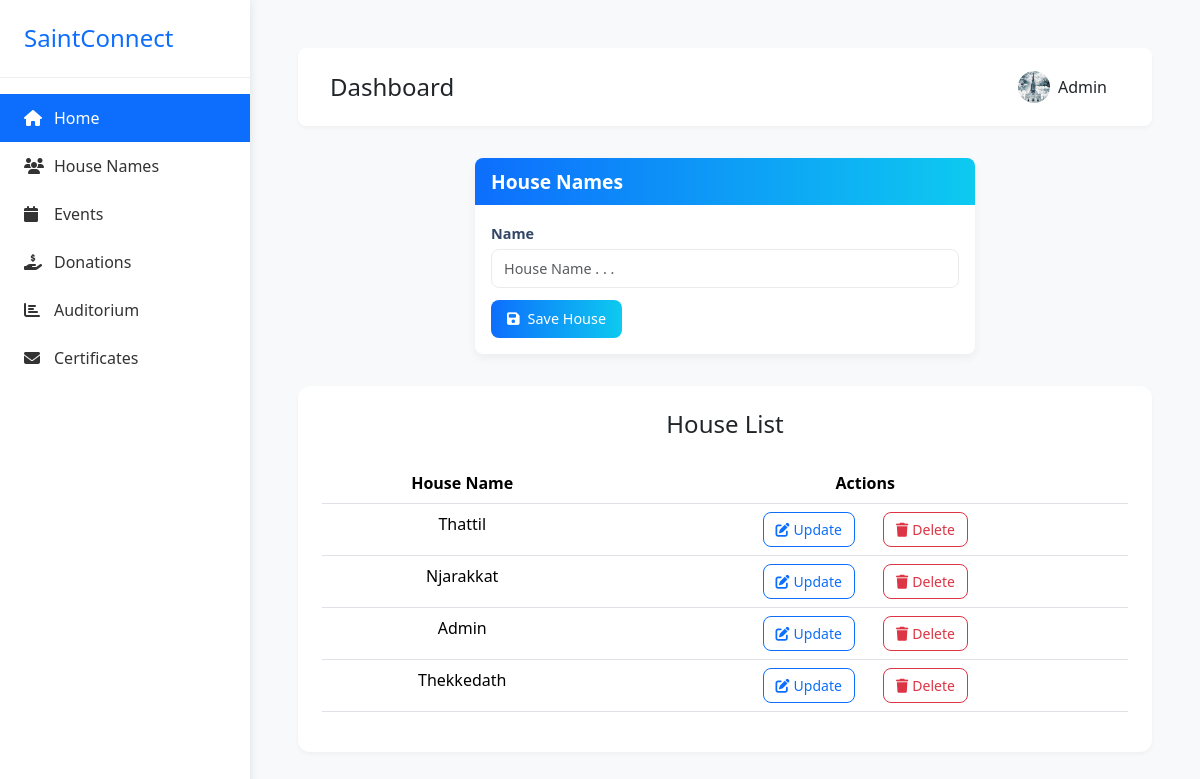
The app's page /house_name/ (signed in) with its own data.
### app/models.py (models this page shows, shortened)
class UserProfile_Model(models.Model):
    GENDER_CHOICES = [
        ('Male', 'Male'),
        ('Female', 'Female'),
        ('Others', 'Others'),
    ]
    ROLE_CHOICES = [
        ('Member', 'Member'),
        ('Staff', 'Staff'),
        ('Youth', 'Youth'),
        ('Committee Member', 'Committee Member'),
        ('Choir', 'Choir'),
    ]
    name=models.CharField(max_length=100,null=True)
    house_name=models.ForeignKey(House_Name,on_delete=models.CASCADE,null=True,blank=True)
    address=models.TextField(null=True)
    age=models.PositiveIntegerField(null=True)
    email=models.EmailField(null=True)
    gender=models.CharField(max_length=100,choices=GENDER_CHOICES,null=True)
    profile_picture=models.FileField(upload_to='images',null=True,blank=True)
    phone_number=models.PositiveIntegerField(null=True)
    role=models.CharField(max_length=100,choices=ROLE_CHOICES,null=True)
    date_of_birth=models.DateField(null=True,blank=True)
    user=models.OneToOneField(User,on_delete=models.CASCADE)
    created_date=models.DateField(auto_now_add=True)
    updated_date=models.DateField(auto_now=True)
    is_active=models.BooleanField(default=True)

class House_Name(models.Model):
    name=models.CharField(max_length=100)

### app/views.py (the view, shortened to what this page needs)
# urls.py: path('house_name/', House_Name_Add_View.as_view(),name='house_name'),
@method_decorator(Login_required,name='dispatch')
class House_Name_Add_View(View):
    def get(self,request,*args,**kwargs):
        form=House_Name_Form()
        data=House_Name.objects.all()
        user_id=request.user.id
        user=UserProfile_Model.objects.get(user_id=user_id)
        return render(request,'house_name.html',{'form':form,'data':data,'user':user})

### app/forms.py
class House_Name_Form(forms.ModelForm):
    class Meta:
        model=House_Name
        fields=['name']
        widgets={
            'name':forms.TextInput(attrs={'class':'form-control',
                                              'placeholder': 'House Name . . .'})
        }

### app/views.py (called while the page is built)
def Login_required(fn):
    def wrapper(request,*args,**kwargs):
        if not request.user.is_authenticated:
            return redirect('login')
        else:
            return fn(request,*args,**kwargs)
    return wrapper

### app/templates/house_name.html (shortened to what this page needs)
<!DOCTYPE html>
<html lang="en">
<head>
    <link href="https://cdnjs.cloudflare.com/ajax/libs/bootstrap/5.3.2/css/bootstrap.min.css" rel="stylesheet">
    <link href="https://cdnjs.cloudflare.com/ajax/libs/font-awesome/6.4.0/css/all.min.css" rel="stylesheet">
    <link rel="stylesheet" href="https://cdn.jsdelivr.net/npm/bootstrap-icons@1.11.3/font/bootstrap-icons.min.css">
</head>
<body>
    <div class="sidebar">
        <div class="sidebar-logo">
            <a class="sidebar-a" href="{% url 'home' %}">
                <h4 class="m-0 text-primary">SaintConnect</h4>
            </a>
        </div>
        <div class="sidebar-menu">
            <a href="{% url 'admin' %}" class="active"><i class="fas fa-home"></i> Home</a>
            <a href="{% url 'house_name' %}"><i class="fas fa-users"></i> House Names</a>
            <a href="{% url 'event_list' %}"><i class="fas fa-calendar"></i> Events</a>
            <a href="{% url 'donation_add' %}"><i class="fas fa-hand-holding-usd"></i> Donations</a>
            <a href="{% url 'auditorium_add' %}"><i class="fas fa-chart-bar"></i> Auditorium</a>
            <a href="{% url 'admin_approval' %}"><i class="fas fa-envelope"></i> Certificates</a>
        </div>
    </div>
    <div class="main-content">
        <div class="top-bar d-flex justify-content-between align-items-center">
            <h4 class="m-0">Dashboard</h4>
            <div class="profile-dropdown dropdown">
                <button class="btn dropdown-toggle d-flex align-items-center gap-2" type="button"
                        data-bs-toggle="dropdown">
                        {% if user.profile_picture %}
                        <div style="background-image: url('{{ user.profile_picture.url }}')" alt="Profile"
                            class="profile-img"></div>
                        <span>{{request.user}}</span>
                        {% else %}
                        <div style="border: 1px solid black;" alt="Profile"
                            class="profile-img"></div>
                        <span>{{request.user}}</span>
                        {% endif %}
                    </button>
            </div>
        </div>
        <div class="card">
            <div class="card-header">
                <h2 class="card-title">House Names</h2>
            </div>
            <div class="card-body">
                <form action="" method="post">
                    {% for field in form %}
                    <div class="mb-3">
                        <label for="{{ field.id_for_label }}" class="form-label">{{ field.label }}</label>
                        {{ field }}
                    </div>
                    {% endfor %}
                    <button type="submit" class="btn btn-primary">
                        <i class="fas fa-save me-2"></i>Save House
                    </button>
                </form>
            </div>
        </div>
        <div class="table-container">
            <div class="mb-4">
                <h4 class="m-0">House List</h4>
            </div>
            <div class="table-responsive">
                <table class="table table-hover">
                    <thead>
                        <tr>
                            <th>House Name</th>
                            <th class="">Actions</th>
                        </tr>
                    </thead>
                    <tbody>
                        {% for i in data %}
                        <tr>
                            <td>{{ i.name }}</td>
                            <td class="">
                                <a href="{% url 'house_name_update' i.id %}"
                                   class="btn btn-sm btn-outline-primary btn-action me-4">
                                    <i class="fas fa-edit me-1"></i>Update
                                </a>
                                <a href="{% url 'house_name_delete' i.id %}"
                                   class="btn btn-sm btn-outline-danger btn-action"
                                   onclick="return confirm('Are you sure you want to delete this house?')">
                                    <i class="fas fa-trash me-1"></i>Delete
                                </a>
                            </td>
                        </tr>
                        {% empty %}
                        <tr>
                            <td colspan="2" class="text-center py-4 text-muted">
                                No houses found
                            </td>
                        </tr>
                        {% endfor %}
                    </tbody>
                </table>
            </div>
        </div>
    </div>
</body>
</html>

### app/templates/house_name.html (style rules this page uses)
:root { --primary-color: #0d6efd; --sidebar-width: 250px; }
body { background-color: #f8f9fa; min-height: 100vh; }
.sidebar { width: var(--sidebar-width); background: #fff; position: fixed; top: 0; left: 0; height: 100vh; box-shadow: 0 0 10px rgba(0, 0, 0, 0.1); z-index: 1000; transition: transform 0.3s ease; }
.sidebar-logo { padding: 1.5rem; border-bottom: 1px solid #eee; }
.sidebar-menu { padding: 1rem 0; }
.sidebar-menu a { padding: 0.75rem 1.5rem; color: #333; text-decoration: none; display: flex; align-items: center; transition: all 0.3s; }
.sidebar-menu a.active { background: var(--primary-color); color: white; }
.sidebar-menu i { width: 20px; margin-right: 10px; }
.card { background: white; border-radius: 1rem; box-shadow: 0 8px 20px rgba(0, 0, 0, 0.05); border: none; transition: transform 0.3s ease; }
.table-container { background: white; border-radius: 0.75rem; padding: 1.5rem; box-shadow: 0 2px 4px rgba(0,0,0,0.04); margin-top: 2rem; text-align: center; }
.btn-action { padding: 0.375rem 0.75rem; border-radius: 0.5rem; }
.main-content { margin-left: var(--sidebar-width); padding: 2rem; transition: margin-left 0.3s ease; }
.top-bar { background: white; padding: 1rem 2rem; box-shadow: 0 2px 4px rgba(0, 0, 0, 0.04); margin-bottom: 2rem; border-radius: 0.5rem; }
.profile-dropdown .dropdown-toggle::after { display: none; }
.profile-img { width: 32px; height: 32px; border-radius: 50%; object-fit: cover; background-position: center; background-size: cover; }
.sidebar-a { text-decoration: none; }
:root { --primary-color: #0d6efd; }
body { background-color: #f8f9fa; padding: 1rem; }
.card { background: white; border-radius: 0.5rem; box-shadow: 0 4px 10px rgba(0, 0, 0, 0.05); border: none; max-width: 500px; margin: 0 auto; }
.card-header { background: linear-gradient(to right, #0d6efd, #0dcaf0); color: white; border-radius: 0.5rem 0.5rem 0 0 !important; padding: 0.75rem 1rem; border: none; }
.card-header h2 { font-size: 1.2rem; font-weight: 600; margin: 0; color: white; }
.card-body { padding: 1rem; }
.form-label { font-weight: 600; color: #344767; margin-bottom: 0.25rem; font-size: 0.9rem; }
.form-control { border: 1px solid #e9ecef; padding: 0.5rem 0.75rem; border-radius: 0.5rem; font-size: 0.9rem; }
.btn-primary { padding: 0.5rem 1rem; border-radius: 0.5rem; font-weight: 500; font-size: 0.9rem; background: linear-gradient(to right, #0d6efd, #0dcaf0); border: none; }
.mb-3 { margin-bottom: 0.75rem !important; }

### records on screen
UserProfile_Model: profile_picture (picture)
House_Name: name "Thattil"
House_Name: name "Njarakkat"
House_Name: name "Admin"
House_Name: name "Thekkedath"

### other values on screen
{{ request.user }} "Admin"
{{ field.label }} "Name"
